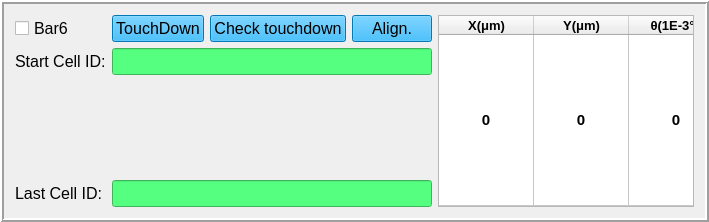
             <widget class="QFrame" name="frame_8">
              <property name="frameShape">
               <enum>QFrame::Box</enum>
              </property>
              <property name="frameShadow">
               <enum>QFrame::Raised</enum>
              </property>
              <property name="lineWidth">
               <number>2</number>
              </property>
              <layout class="QGridLayout" name="gridLayout_7">
               <item row="0" column="5" rowspan="4">
                <widget class="QTableWidget" name="table_bar6">
                 <property name="styleSheet">
                  <string notr="true">font: 75 10pt &quot;Arial&quot;;</string>
                 </property>
                 <property name="lineWidth">
                  <number>5</number>
                 </property>
                 <property name="midLineWidth">
                  <number>5</number>
                 </property>
                 <property name="verticalScrollBarPolicy">
                  <enum>Qt::ScrollBarAlwaysOff</enum>
                 </property>
                 <property name="horizontalScrollBarPolicy">
                  <enum>Qt::ScrollBarAlwaysOff</enum>
                 </property>
                 <property name="autoScroll">
                  <bool>true</bool>
                 </property>
                 <property name="textElideMode">
                  <enum>Qt::ElideMiddle</enum>
                 </property>
                 <property name="sortingEnabled">
                  <bool>false</bool>
                 </property>
                 <property name="rowCount">
                  <number>1</number>
                 </property>
                 <attribute name="horizontalHeaderVisible">
                  <bool>true</bool>
                 </attribute>
                 <attribute name="horizontalHeaderCascadingSectionResizes">
                  <bool>false</bool>
                 </attribute>
                 <attribute name="horizontalHeaderDefaultSectionSize">
                  <number>95</number>
                 </attribute>
                 <attribute name="horizontalHeaderMinimumSectionSize">
                  <number>39</number>
                 </attribute>
                 <attribute name="horizontalHeaderShowSortIndicator" stdset="0">
                  <bool>false</bool>
                 </attribute>
                 <attribute name="verticalHeaderVisible">
                  <bool>false</bool>
                 </attribute>
                 <attribute name="verticalHeaderCascadingSectionResizes">
                  <bool>false</bool>
                 </attribute>
                 <attribute name="verticalHeaderDefaultSectionSize">
                  <number>20</number>
                 </attribute>
                 <attribute name="verticalHeaderHighlightSections">
                  <bool>true</bool>
                 </attribute>
                 <attribute name="verticalHeaderMinimumSectionSize">
                  <number>2</number>
                 </attribute>
                 <attribute name="verticalHeaderShowSortIndicator" stdset="0">
                  <bool>false</bool>
                 </attribute>
                 <attribute name="verticalHeaderStretchLastSection">
                  <bool>true</bool>
                 </attribute>
                 <row/>
                 <column>
                  <property name="text">
                   <string>X(μm)</string>
                  </property>
                  <property name="font">
                   <font>
                    <pointsize>10</pointsize>
                    <weight>75</weight>
                    <bold>true</bold>
                   </font>
                  </property>
                  <property name="textAlignment">
                   <set>AlignCenter</set>
                  </property>
                  <property name="background">
                   <color>
                    <red>205</red>
                    <green>247</green>
                    <blue>255</blue>
                   </color>
                  </property>
                 </column>
                 <column>
                  <property name="text">
                   <string>Y(μm)</string>
                  </property>
                  <property name="font">
                   <font>
                    <pointsize>10</pointsize>
                    <weight>75</weight>
                    <bold>true</bold>
                   </font>
                  </property>
                  <property name="textAlignment">
                   <set>AlignCenter</set>
                  </property>
                  <property name="background">
                   <color>
                    <red>205</red>
                    <green>246</green>
                    <blue>255</blue>
                   </color>
                  </property>
                 </column>
                 <column>
                  <property name="text">
                   <string>θ(1E-3° )</string>
                  </property>
                  <property name="font">
                   <font>
                    <pointsize>10</pointsize>
                    <weight>75</weight>
                    <bold>true</bold>
                   </font>
                  </property>
                  <property name="textAlignment">
                   <set>AlignCenter</set>
                  </property>
                 </column>
                 <item row="0" column="0">
                  <property name="text">
                   <string>0</string>
                  </property>
                  <property name="font">
                   <font>
                    <pointsize>11</pointsize>
                    <weight>75</weight>
                    <bold>true</bold>
                   </font>
                  </property>
                  <property name="textAlignment">
                   <set>AlignCenter</set>
                  </property>
                 </item>
                 <item row="0" column="1">
                  <property name="text">
                   <string>0</string>
                  </property>
                  <property name="font">
                   <font>
                    <pointsize>11</pointsize>
                    <weight>75</weight>
                    <bold>true</bold>
                   </font>
                  </property>
                  <property name="textAlignment">
                   <set>AlignCenter</set>
                  </property>
                 </item>
                 <item row="0" column="2">
                  <property name="text">
                   <string>0</string>
                  </property>
                  <property name="font">
                   <font>
                    <pointsize>11</pointsize>
                    <weight>75</weight>
                    <bold>true</bold>
                   </font>
                  </property>
                  <property name="textAlignment">
                   <set>AlignCenter</set>
                  </property>
                 </item>
                </widget>
               </item>
               <item row="0" column="0">
                <widget class="QCheckBox" name="check_bar6">
                 <property name="font">
                  <font>
                   <family>Arial</family>
                   <pointsize>12</pointsize>
                   <weight>50</weight>
                   <italic>false</italic>
                   <bold>false</bold>
                  </font>
                 </property>
                 <property name="text">
                  <string>Bar6</string>
                 </property>
                </widget>
               </item>
               <item row="1" column="0">
                <widget class="QLabel" name="label_54">
                 <property name="font">
                  <font>
                   <family>Arial</family>
                   <pointsize>12</pointsize>
                   <weight>50</weight>
                   <italic>false</italic>
                   <bold>false</bold>
                  </font>
                 </property>
                 <property name="text">
                  <string>&lt;html&gt;&lt;head/&gt;&lt;body&gt;&lt;p&gt;Start Cell ID:&lt;/p&gt;&lt;/body&gt;&lt;/html&gt;</string>
                 </property>
                </widget>
               </item>
               <item row="3" column="0">
                <widget class="QLabel" name="label_55">
                 <property name="font">
                  <font>
                   <family>Arial</family>
                   <pointsize>12</pointsize>
                   <weight>50</weight>
                   <italic>false</italic>
                   <bold>false</bold>
                  </font>
                 </property>
                 <property name="text">
                  <string>&lt;html&gt;&lt;head/&gt;&lt;body&gt;&lt;p&gt;Last Cell ID:&lt;/p&gt;&lt;/body&gt;&lt;/html&gt;</string>
                 </property>
                </widget>
               </item>
               <item row="0" column="1">
                <widget class="QPushButton" name="btn_touch6">
                 <property name="font">
                  <font>
                   <family>Arial</family>
                   <pointsize>12</pointsize>
                   <weight>50</weight>
                   <italic>false</italic>
                   <bold>false</bold>
                  </font>
                 </property>
                 <property name="styleSheet">
                  <string notr="true">background-color: rgb(0, 170, 255);</string>
                 </property>
                 <property name="text">
                  <string>TouchDown</string>
                 </property>
                </widget>
               </item>
               <item row="0" column="2">
                <widget class="QPushButton" name="btn_go_td6">
                 <property name="font">
                  <font>
                   <family>Arial</family>
                   <pointsize>12</pointsize>
                   <weight>50</weight>
                   <italic>false</italic>
                   <bold>false</bold>
                  </font>
                 </property>
                 <property name="styleSheet">
                  <string notr="true">background-color: rgb(0, 170, 255);</string>
                 </property>
                 <property name="text">
                  <string>Check touchdown</string>
                 </property>
                </widget>
               </item>
               <item row="0" column="3">
                <widget class="QPushButton" name="btn_align6">
                 <property name="font">
                  <font>
                   <family>Arial</family>
                   <pointsize>12</pointsize>
                   <weight>50</weight>
                   <italic>false</italic>
                   <bold>false</bold>
                  </font>
                 </property>
                 <property name="styleSheet">
                  <string notr="true">background-color: rgb(0, 170, 255);</string>
                 </property>
                 <property name="text">
                  <string>Align.</string>
                 </property>
                </widget>
               </item>
               <item row="1" column="1" colspan="3">
                <widget class="QLineEdit" name="line_start6">
                 <property name="font">
                  <font>
                   <family>Arial</family>
                   <pointsize>12</pointsize>
                   <weight>50</weight>
                   <italic>false</italic>
                   <bold>false</bold>
                  </font>
                 </property>
                 <property name="styleSheet">
                  <string notr="true">background-color: rgb(85, 255, 127);</string>
                 </property>
                </widget>
               </item>
               <item row="3" column="1" colspan="3">
                <widget class="QLineEdit" name="line_end6">
                 <property name="font">
                  <font>
                   <family>Arial</family>
                   <pointsize>12</pointsize>
                   <weight>50</weight>
                   <italic>false</italic>
                   <bold>false</bold>
                  </font>
                 </property>
                 <property name="styleSheet">
                  <string notr="true">background-color: rgb(85, 255, 127);</string>
                 </property>
                </widget>
               </item>
              </layout>
             </widget>
